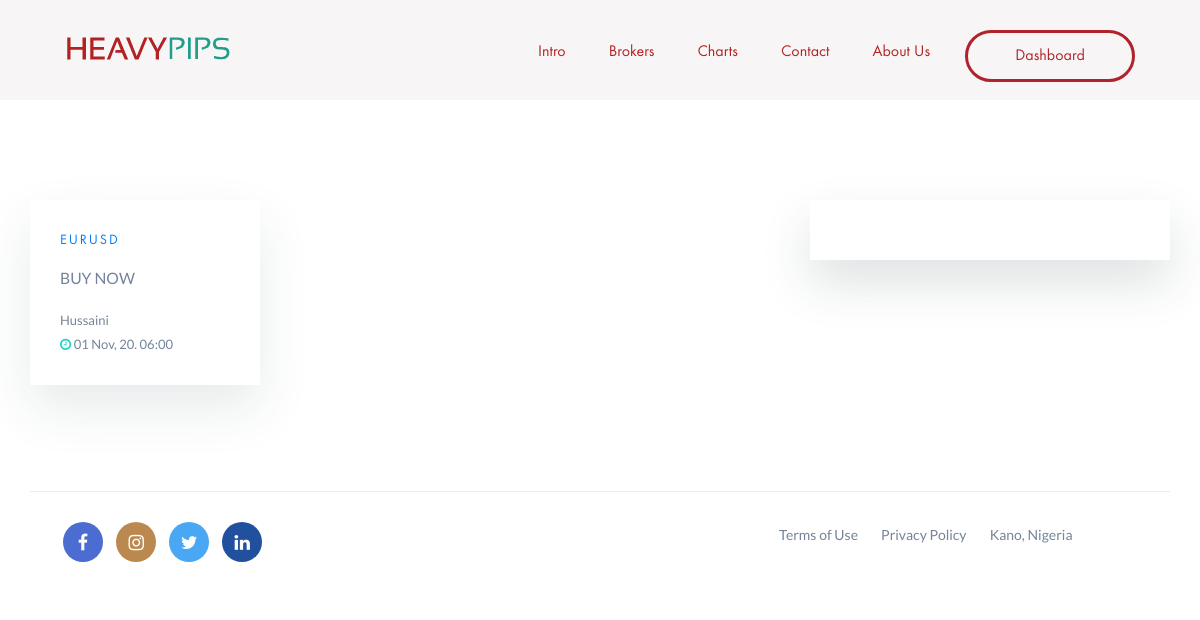
The app's page /user/hussainmaina2@gmail.com/ (signed in) with its own data.
### signalsection/models.py (models this page shows, shortened)
class Signal(models.Model):
    pair = models.CharField(max_length=50)
    body = models.TextField(null=False, blank=False)
    date_posted = models.DateTimeField(default=timezone.now)
    author = models.ForeignKey(settings.AUTH_USER_MODEL, on_delete=models.CASCADE)
    category = models.ForeignKey('Category', on_delete=models.SET_NULL, null=True)

class Category(models.Model):
    name = models.CharField(max_length=100)
    slug = models.SlugField(max_length=150, unique=True)
    class Meta:
        verbose_name = 'category'
        verbose_name_plural = 'categories'
    def __str__(self):
        return self.name

class Address(models.Model):
    address = models.CharField(default='', max_length=50)
    def __str__(self):
        return self.address

### users/models.py (models this page shows)
class CustomUser(AbstractUser):
    username = None
    email = models.EmailField(_('email address'), unique=True,
                              error_messages={
                                  'unique': _("A user with that email already exists."),
                              },
                              max_length=150,
                              )
    phone = PhoneNumberField(max_length=30, unique=True, null=True, blank=False,
                             error_messages={
                                 'unique': _("A user with that phone number already exists."),
                             },
                             help_text='We will be sending you signals through this phone number.'
                             )
    allowaccess = models.BooleanField(_('allow access'), default=False, null=True, blank=True, help_text='allow access to signals')
    is_signalmanager = models.BooleanField(_('is signal manager'), default=False,
                                           help_text='let this user post signals', null=True, blank=True)
    is_newslettermanager = models.BooleanField(_('is newsletter manager'),default=False,
                                               help_text='let this user send newsletters', null=True, blank=True)
    birth_date = models.DateField(null=True, blank=True)
    USERNAME_FIELD = 'email'
    REQUIRED_FIELDS = []
    objects = CustomUserManager()

### signalsection/views.py (the view)
# urls.py: path('user/<str:email>/', UserSignalsListView.as_view(), name='user-signals'),
@method_decorator([signal_required], name='dispatch')
class UserSignalsListView(ListView):
    model = Signal
    template_name = 'signalsection/user_signals.html'
    context_object_name = 'signals'
    ordering = ['-date_posted']
    paginate_by = 9
    def get_queryset(self):
        user = get_object_or_404(get_user_model(), email=self.kwargs.get('email'))
        return Signal.objects.filter(author=user).order_by('-date_posted')

### signalsection/templates/signalsection/user_signals.html (shortened to what this page needs)
{% extends 'signalsection/base.html' %}
{% load static %}
{% block content %}
        <section class="page-info-section">
        </section>
			<section class="single-blog-page spad">
				<div class="container">
					<div class="row">
						<div class="col-lg-8">
							<div class="row">
							{% for signal in signals %}
								<div class="col-md-4 mb-3">
									<div class="blog-item">
										<div class="blog-text">
											<div class="post-date"><a href="#">{{ signal.category }}</a></div>
											<p>{{ signal.body|safe }}</p>
											<div class="post-meta">
												{% if request.user.is_staff %}
												<a href=""> {{ signal.author.first_name }}</a><br>
												{% endif %}
												<a href=""><i class="fa fa-clock-o"></i> {{ signal.date_posted|date:"d M, y. H:i" }}</a>
											</div>
										</div>
									</div>
								</div>
							{% endfor %}
							</div>
						</div>
						<div class="col-lg-4 col-md-6 sideber pt-5 pt-lg-0">
							<div class="widget-area">
							</div>
						</div>
					</div>
				</div>
			</section>
{% endblock %}

### signalsection/templates/signalsection/base.html (shortened to what this page needs)
{% load static %}
<!DOCTYPE html>
<html lang="en">
<head>
	<link rel="stylesheet" href="{% static 'signalsection/css/bootstrap.min.css' %}"/>
	<link rel="stylesheet" href="{% static 'signalsection/css/font-awesome.min.css' %}"/>
	<link rel="stylesheet" href="{% static 'signalsection/css/themify-icons.css' %}"/>
	<link rel="stylesheet" href="{% static 'signalsection/css/animate.css' %}"/>
	<link rel="stylesheet" href="{% static 'signalsection/css/owl.carousel.css' %}"/>
	<link rel="stylesheet" href="{% static 'signalsection/css/style.css' %}"/>
</head>
<body>
	<header class="header-section clearfix">
		<div class="container-fluid">
			<a href="{% url 'home' %}" class="site-logo">
				<img src="{% static 'signalsection/img/logo.png' %}" alt="">
			</a>
			{% if user.is_authenticated %}
			<a href="{% url 'dashboard' %}" class="site-btn">Dashboard</a>
			{% else %}
			<a href="{% url 'login' %}" class="site-btn">Sign In</a>
			{% endif %}
			<nav class="main-menu">
				<ul class="menu-list">
					<li><a href="{% url 'introduction' %}">Intro</a></li>
					<li><a href="{% url 'brokers' %}">Brokers</a></li>
					<li><a href="{% url 'charts' %}">Charts</a></li>
					<li><a href="{% url 'contact' %}">Contact</a></li>
					<li><a href="{% url 'about' %}">About Us</a></li>
				</ul>
			</nav>
		</div>
	</header>
	{% block content %}{% endblock %}
	<footer class="footer-section">
		<div class="container">
			<div class="footer-bottom">
				<div class="row">
					<div class="col-md-6 col-lg-3 footer-widget pl-lg-5 pl-3">
						<div class="social">
							{% if social.instagram %}
							<a href="{{ social.facebook }}" class="facebook" target="_blank"><i class="fa fa-facebook"></i></a>
							{% endif %}
							{% if social.instagram %}
							<a href="{{ social.instagram }}" class="instagram" target="_blank"><i class="fa fa-instagram"></i></a>
							{% endif %}
							{% if social.instagram %}
							<a href="{{ social.twitter }}" class="twitter" target="_blank"><i class="fa fa-twitter"></i></a>
							{% endif %}
							{% if social.instagram %}
							<a href="{{ social.linkedin }}" class="linkedin" target="_blank"><i class="fa fa-linkedin"></i></a>
							{% endif %}
						</div>
					</div>
					<div class="col-lg-8 text-center text-lg-right">
						<ul class="footer-nav">
							<li><a href="{% url 'terms' %}">Terms of Use</a></li>
							<li><a href="{% url 'privacy' %}">Privacy Policy </a></li>
							{% if address %}
							<li><a href="/">{{ address }}</a></li>
							{% endif %}
						</ul>
					</div>
				</div>
			</div>
		</div>
	</footer>
</body>
</html>

### signalsection/static/signalsection/css/style.css (style rules this page uses)
html, body { height: 100%; font-family: "Lato", sans-serif; -webkit-font-smoothing: antialiased; font-smoothing: antialiased; }
p { font-size: 15.7px; color: #75849a; line-height: 1.6; }
img { max-width: 100%; }
ul, ol { padding: 0; margin: 0; }
.spad { padding-top: 100px; padding-bottom: 90px; }
.site-btn { position: relative; display: inline-block; padding: 15px 30px; font-size: 16px; font-weight: 500; line-height: 16px; border-radius: 50px; font-family: "Futura", sans-serif; min-width: 170px; text-align: center; border: 3px solid #B2222B; cursor: pointer; color: #b2222b; }
.header-section { position: absolute; width: 100%; top: 0; padding: 30px 50px 0; z-index: 99; }
.header-section .site-btn { float: right; margin-left: 60px; }
.main-menu { float: right; }
.menu-list { list-style: none; }
.menu-list li { display: inline; }
.menu-list li a { display: inline-block; font-family: "Futura", sans-serif; font-size: 16px; padding: 10px 5px; margin-right: 30px; color: #B22222; }
.blog-text { background: #fff; padding: 30px; -webkit-box-shadow: 0px 23px 49px rgba(33, 54, 61, 0.1); box-shadow: 0px 23px 49px rgba(33, 54, 61, 0.1); }
.blog-text .post-date { font-size: 14px; font-family: "Futura", sans-serif; color: #16d0c5; text-transform: uppercase; margin-bottom: 15px; display: block; letter-spacing: 2px; }
.blog-text .post-meta a { font-size: 13px; color: #75849a; margin-right: 25px; }
.blog-text .post-meta a:last-child { margin-right: 0; }
.blog-text .post-meta a i { color: #16d0c5; }
.social a { width: 40px; height: 40px; border-radius: 50%; color: #fff; display: inline-block; margin-right: 10px; text-align: center; padding-top: 7px; font-size: 18px; }
.social a:last-child { margin-right: 0; }
.social .facebook { background: #4b6cd0; }
.social .instagram { background: #bb8950; }
.social .twitter { background: #49a7f3; }
.social .linkedin { background: #20509e; }
.footer-bottom { border-top: 1px solid #ebebeb; padding: 30px 0; }
.footer-nav { list-style: none; }
.footer-nav li { display: inline-block; }
.footer-nav li a { color: #75849a; font-size: 14px; margin-left: 20px; }
.page-info-section { height: 100px; background-image: url("../img/page-info-bg.png"); background-size: cover; background-position: center; background-repeat: no-repeat; position: relative; overflow: hidden; display: block; padding-top: 100px; }
.widget-area { padding: 30px; -webkit-box-shadow: 0px 23px 49px rgba(33, 54, 61, 0.15); box-shadow: 0px 23px 49px rgba(33, 54, 61, 0.15); margin-bottom: 32px; }
@media (min-width: 1200px) { .container { max-width: 1170px; } }
@media (max-width: 1425px) { .header-section .site-btn { margin-left: 0; } }
@media (max-width: 1425px) { .hero-section, .page-info-section { background-position: right 30% top; } }

### records on screen
Signal: category "EURUSD", body "BUY NOW", author.first_name "Hussaini", date_posted "01 Nov, 20. 06:00"
Address: address "Kano, Nigeria"
